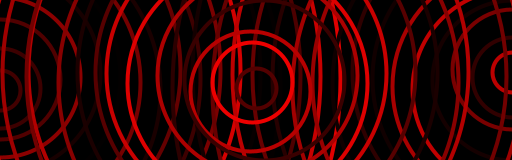
Frame 1 (no input)
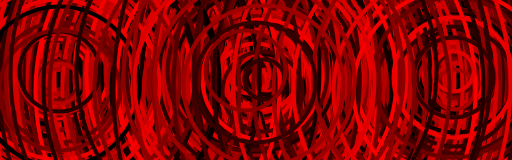
Frame 60 (the mouse pressed at the canvas centre just before this capture)
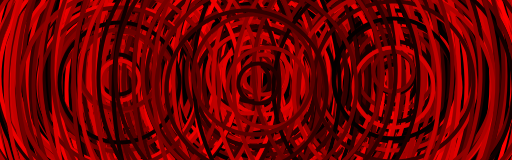
Frame 120 (the mouse held since frame 60 and released just before this capture)

The Processing sketch that drew these frames (run headless with seeded random() and noise(); from frame 60 on, the mouse is pressed at the canvas centre):

// Processing sketch: processing_53075
// ── processing_53075.pde

/* This is a template for bus-tops contest on OpenProcessing.org.
*  Bus-Tops (http://bus-tops.com) is a public art project
*  in London where we have placed 30 monochromatic red LED screens
*  on the roofs of bus shelters across the city. Sketches from
*  OpenProcessing Collections will be selected to be exhibited
*  on these screens.
*  For contest information and example sketches and submission:
*  http://www.openprocessing.org/collections/?collectionID=1337
*/

int x1 = 0;
int x2 = 0;
int maxCircleDiameter = 720;

 
public void setup() {
  //do not change, this is fixed for LED screens.
  size(512, 160); 
  //do not change, this is the refresh rate of LEDs.
  frameRate(8);
  x2 = width;
  smooth();
  background(0);
}
 
void draw() {
   strokeWeight(4);
   noFill();
  
   if (x1%16 == 0) {
     background(0);
   }
   
    for (int i = 0; i<maxCircleDiameter; i+=40)
    {
      ellipse(x1, height/2 + int(random(-12,12)), i, i);
      stroke(random(255),0,0);
    }
    x1++;
    if (x1 == width + (maxCircleDiameter/2)) {
      x1 = maxCircleDiameter/-2 + int(random(-50,0));
    }
    
    
    for (int j = 0; j<maxCircleDiameter; j+=40)
    {
      ellipse(x2, height/2 + int(random(-12,12)), j, j);
      stroke(random(255),0,0);
    }
    x2--;
    if (x2 == 0-(maxCircleDiameter/2)) {
      x2 = width + maxCircleDiameter/2 + int(random(0,20));
    }
    
    for (int k = 0; k<maxCircleDiameter; k+=40)
    {
      ellipse(int(random(-12,12))+(width/2), height/2 + int(random(-12,12)), k, k);
      stroke(random(255),0,0);
    }

    
}
